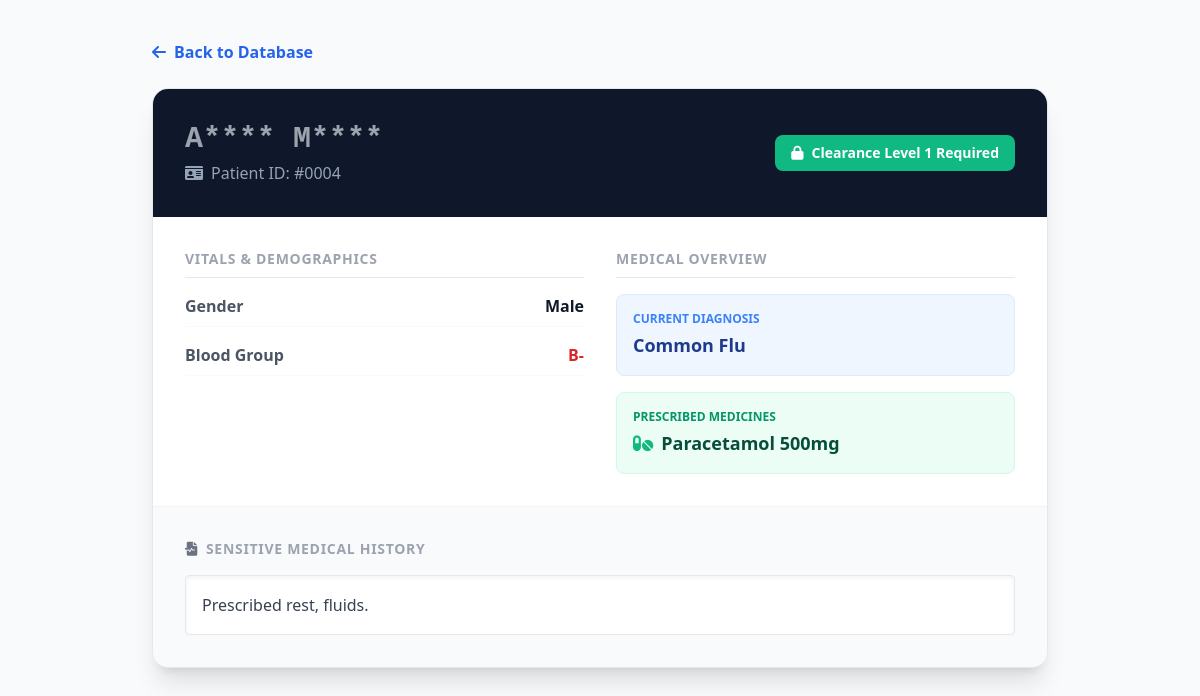
/patient/4 (signed in), run on the app's committed database.
### tables this page shows
CREATE TABLE records 
                      (id INTEGER PRIMARY KEY AUTOINCREMENT, patient_name TEXT, gender TEXT, 
                       blood_group TEXT, diagnosis TEXT, medical_history TEXT, prescribed_medicines TEXT, security_label INTEGER);

### app.py (the view)
@app.route('/patient/<int:patient_id>')
def patient_detail(patient_id):
    if 'username' not in session:
        return redirect('/login')
    conn = get_db_connection()
    cursor = conn.cursor()
    cursor.execute('SELECT * FROM records WHERE id = ?', (patient_id,))
    record = cursor.fetchone()
    conn.close()
    if record and can_user_read(session['clearance'], record['security_label']):
        record_dict = dict(record)
        if session['clearance'] == 1:
            record_dict['patient_name'] = mask_name(record_dict['patient_name'])
        return render_template('detail.html', record=record_dict)
    else:
        return "Security Violation: Access Denied by Bell-LaPadula Model", 403

### app.py (called while the page is built)
def get_db_connection():
    conn = sqlite3.connect('hospital.db')
    conn.row_factory = sqlite3.Row # This lets us use column names like dictionaries
    return conn

### security.py (called while the page is built)
def can_user_read(user_clearance, record_label):
    return user_clearance >= record_label

def mask_name(name):
    parts = name.split()
    masked_parts = [p[0] + "****" for p in parts]
    return " ".join(masked_parts)

### templates/detail.html (shortened to what this page needs)
<!DOCTYPE html>
<html lang="en">
<head>
    <script src="https://cdn.tailwindcss.com"></script>
    <link rel="stylesheet" href="https://cdnjs.cloudflare.com/ajax/libs/font-awesome/6.0.0/css/all.min.css">
</head>
<body class="bg-slate-50 font-sans text-gray-800 min-h-screen p-10">
    <div class="max-w-4xl mx-auto">
        <div class="flex justify-between items-center mb-6">
            <a href="/" class="inline-flex items-center text-blue-600 hover:text-blue-800 font-bold transition">
                <i class="fas fa-arrow-left mr-2"></i> Back to Database
            </a>
        </div>
        <div class="bg-white rounded-2xl shadow-xl border border-gray-200 overflow-hidden">
            <div class="bg-slate-900 p-8 text-white flex justify-between items-center">
                <div>
                    <h1 class="text-3xl font-extrabold {{ 'font-mono text-gray-400' if '*' in record['patient_name'] else '' }}">{{ record['patient_name'] }}</h1>
                    <p class="text-slate-400 mt-1"><i class="fas fa-id-card mr-2"></i>Patient ID: #000{{ record['id'] }}</p>
                </div>
                <div class="text-right">
                    <span class="inline-flex items-center px-4 py-2 rounded-lg text-sm font-bold {{ 'bg-red-500 text-white' if record['security_label'] == 3 else 'bg-amber-500 text-white' if record['security_label'] == 2 else 'bg-emerald-500 text-white' }}">
                        <i class="fas fa-lock mr-2"></i> Clearance Level {{ record['security_label'] }} Required
                    </span>
                </div>
            </div>
            <div class="p-8 grid grid-cols-2 gap-8">
                <div>
                    <h3 class="text-sm font-bold text-gray-400 uppercase tracking-wider mb-4 border-b pb-2">Vitals & Demographics</h3>
                    <ul class="space-y-4">
                        <li class="flex justify-between border-b border-gray-50 pb-2">
                            <span class="font-semibold text-gray-600">Gender</span>
                            <span class="text-gray-900 font-bold">{{ record['gender'] }}</span>
                        </li>
                        <li class="flex justify-between border-b border-gray-50 pb-2">
                            <span class="font-semibold text-gray-600">Blood Group</span>
                            <span class="text-red-600 font-bold">{{ record['blood_group'] }}</span>
                        </li>
                    </ul>
                </div>
                <div>
                    <h3 class="text-sm font-bold text-gray-400 uppercase tracking-wider mb-4 border-b pb-2">Medical Overview</h3>
                    <div class="bg-blue-50 border border-blue-100 rounded-lg p-4 mb-4">
                        <span class="block text-xs font-bold text-blue-500 uppercase mb-1">Current Diagnosis</span>
                        <span class="text-blue-900 font-bold text-lg">{{ record['diagnosis'] }}</span>
                    </div>
                    <div class="bg-emerald-50 border border-emerald-100 rounded-lg p-4">
                        <span class="block text-xs font-bold text-emerald-600 uppercase mb-1">Prescribed Medicines</span>
                        <span class="text-emerald-900 font-bold text-lg"><i class="fas fa-pills mr-2 text-emerald-500"></i>{{ record['prescribed_medicines'] }}</span>
                    </div>
                </div>
            </div>
            <div class="p-8 bg-slate-50 border-t border-gray-100">
                <h3 class="text-sm font-bold text-gray-400 uppercase tracking-wider mb-4 flex items-center gap-2">
                    <i class="fas fa-file-medical-alt text-gray-500"></i> Sensitive Medical History
                </h3>
                <p class="text-gray-700 leading-relaxed bg-white p-4 rounded border border-gray-200 shadow-inner">
                    {{ record['medical_history'] }}
                </p>
            </div>
        </div>
    </div>
</body>
</html>

### data on the page
records: id "4", security_label "1", gender "Male", blood_group "B-", diagnosis "Common Flu", prescribed_medicines "Paracetamol 500mg", medical_history "Prescribed rest, fluids."

### other printed values
{{ record['patient_name'] }} "A**** M****"
